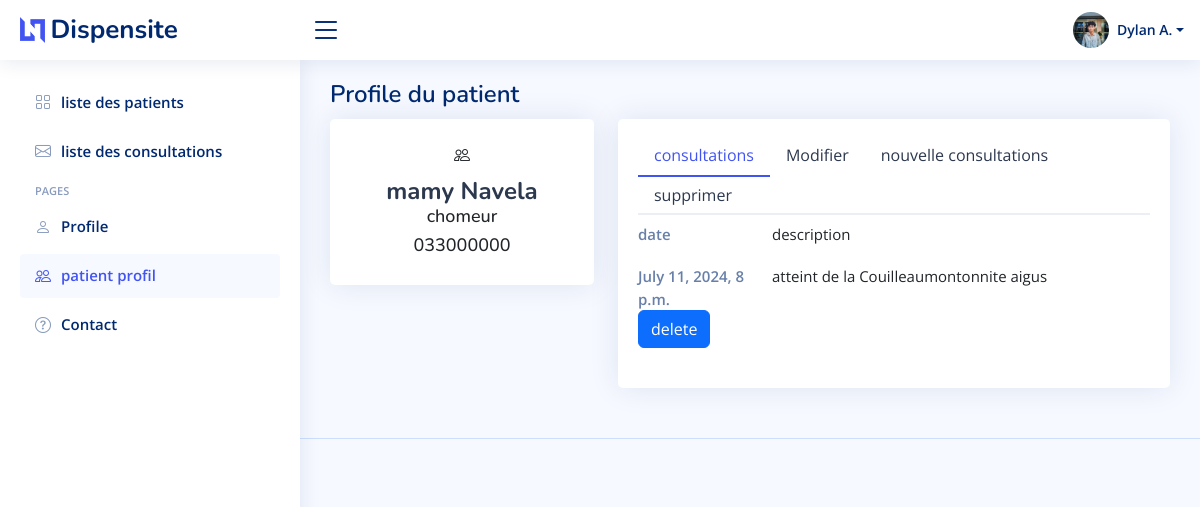
The app's page /patient-profil/9/ with its own data.
### myapp/models.py (models this page shows)
class patient(models.Model):
    name= models.CharField(max_length =100)
    job= models.CharField(max_length =100)
    contact = models.CharField(max_length = 14,default = "")

class consultation(models.Model):
    date = models.DateTimeField(default = datetime.now,blank = True)
    idpatient = models.ForeignKey(patient,on_delete=models.CASCADE)
    description = models.CharField(max_length = 10000)

### myapp/views.py (the view)
# urls.py: path('patient-profil/<int:patientid>/', views.profilpatient, name='profilpatient'),
def profilpatient(request, patientid):
    p1 = get_object_or_404(patient, id=patientid)
    consultations = consultation.objects.filter(idpatient=p1)
    return render(request, 'patient-prof.html', {'patient': p1, 'consultations': consultations})

### templates/patient-prof.html (shortened to what this page needs)
{% load static %}
<!DOCTYPE html>
<html lang="en">
<head>
  <link href="{% static 'assets/vendor/bootstrap/css/bootstrap.min.css'%}" rel="stylesheet">
  <link href="{% static 'assets/vendor/bootstrap-icons/bootstrap-icons.css'%}" rel="stylesheet">
  <link href="{% static 'assets/vendor/boxicons/css/boxicons.min.css'%}" rel="stylesheet">
  <link href="{% static 'assets/vendor/quill/quill.snow.css'%}" rel="stylesheet">
  <link href="{% static 'assets/vendor/quill/quill.bubble.css'%}" rel="stylesheet">
  <link href="{% static 'assets/vendor/remixicon/remixicon.css'%}" rel="stylesheet">
  <link href="{% static 'assets/vendor/simple-datatables/style.css'%}" rel="stylesheet">
  <link href="{% static 'assets/css/style.css'%}" rel="stylesheet">
</head>
<body>
  <header id="header" class="header fixed-top d-flex align-items-center">
    <div class="d-flex align-items-center justify-content-between">
      <a href="index.html" class="logo d-flex align-items-center">
        <img src="{% static 'assets/img/logo.png'%}" alt="">
        <span class="d-none d-lg-block">Dispensite</span>
      </a>
      <i class="bi bi-list toggle-sidebar-btn"></i>
    </div>
    <nav class="header-nav ms-auto">
      <ul class="d-flex align-items-center">
        <li class="nav-item dropdown pe-3">
          <a class="nav-link nav-profile d-flex align-items-center pe-0" href="#" data-bs-toggle="dropdown">
            <img src="{% static 'assets/img/profil.jpg' %}" alt="" class="rounded-circle">
            <span class="d-none d-md-block dropdown-toggle ps-2">Dylan A.</span>
          </a>
        </li>
      </ul>
    </nav>
  </header>
  <aside id="sidebar" class="sidebar">
    <ul class="sidebar-nav" id="sidebar-nav">
      <li class="nav-item">
        <a class="nav-link collapsed" href="/">
          <i class="bi bi-grid"></i>
          <span>liste des patients</span>
        </a>
      </li>
      <li class="nav-item">
        <a class="nav-link collapsed" href="{% url 'conslist' %}">
          <i class="bi bi-envelope"></i>
          <span>liste des consultations</span>
        </a>
      </li>
      <li class="nav-heading">Pages</li>
      <li class="nav-item">
        <a class="nav-link collapsed" href="{% url 'profil' %}">
          <i class="bi bi-person"></i>
          <span>Profile</span>
        </a>
      </li>
      <li class="nav-item">
        <a class="nav-link" href="{% url 'profilpatient' patientid=patient.id%}">
          <i class="bi bi-people"></i>
          <span>patient profil</span>
        </a>
      </li>
      <li class="nav-item">
        <a class="nav-link collapsed" href="{% url 'pages-contact'%}">
          <i class="bi bi-question-circle"></i>
          <span>Contact</span>
        </a>
      </li>
    </ul>
  </aside>
  <main id="main" class="main">
    <div class="pagetitle">
      <h1>Profile du patient</h1>
    </div>
    <section class="section profile">
      <div class="row">
        <div class="col-xl-4">
          <div class="card">
            <div class="card-body profile-card pt-4 d-flex flex-column align-items-center">
              <div class="card-icon rounded-circle d-flex align-items-center justify-content-center">
                <i class="bi bi-people"></i>
              </div>
              <h2>{{patient.name}}</h2>
              <h3>{{patient.job}}</h3>
              <h3>{{patient.contact}}</h3>
            </div>
          </div>
        </div>
        <div class="col-xl-8">
          <div class="card">
            <div class="card-body pt-3">
              <ul class="nav nav-tabs nav-tabs-bordered">
                <li class="nav-item">
                  <button class="nav-link active" data-bs-toggle="tab" data-bs-target="#profile-overview">consultations</button>
                </li>
                <li class="nav-item">
                  <button class="nav-link" data-bs-toggle="tab" data-bs-target="#profile-edit">Modifier</button>
                </li>
                <li class="nav-item">
                  <button class="nav-link" data-bs-toggle="tab" data-bs-target="#consultation">nouvelle consultations</button>
                </li>
                <li class="nav-item">
                  <button class="nav-link" data-bs-toggle="tab" data-bs-target="#delete">supprimer</button>
                </li>
              </ul>
              <div class="tab-content pt-2">
                <div class="tab-pane fade show active profile-overview" id="profile-overview">
                  <div class="row">
                    <div class="col-lg-3 col-md-4 label ">date</div>
                    <div class="col-lg-9 col-md-8">description</div>
                  </div>
                  {% for consultation in consultations %}
                    <div class="row">
                      <div class="col-lg-3 col-md-4 label ">{{consultation.date}}</div>
                      <div class="col-lg-9 col-md-8">{{consultation.description}}</div>
                      <form action="/delete" method="POST">
                        <button class="btn btn-primary" type="submit">delete</button>
                      </form>
                    </div>
                  {% endfor %}
                </div>
              </div>
            </div>
          </div>
        </div>
      </div>
    </section>
  </main>
  <footer id="footer" class="footer">
  </footer>
</body>
</html>

### static/assets/css/style.css (style rules this page uses)
:root { scroll-behavior: smooth; }
body { font-family: "Open Sans", sans-serif; background: #f6f9ff; color: #444444; }
a { color: #4154f1; text-decoration: none; }
h1, h2, h3, h4, h5, h6 { font-family: "Nunito", sans-serif; }
#main { margin-top: 60px; padding: 20px 30px; transition: all 0.3s; }
.pagetitle { margin-bottom: 10px; }
.pagetitle h1 { font-size: 24px; margin-bottom: 0; font-weight: 600; color: #012970; }
.card { margin-bottom: 30px; border: none; border-radius: 5px; box-shadow: 0px 0 30px rgba(1, 41, 112, 0.1); }
.card-body { padding: 0 20px 20px 20px; }
.nav-tabs-bordered { border-bottom: 2px solid #ebeef4; }
.nav-tabs-bordered .nav-link { margin-bottom: -2px; border: none; color: #2c384e; }
.nav-tabs-bordered .nav-link.active { background-color: #fff; color: #4154f1; border-bottom: 2px solid #4154f1; }
.logo { line-height: 1; }
@media (min-width: 1200px) { .logo { width: 280px; } }
.logo img { max-height: 26px; margin-right: 6px; }
.logo span { font-size: 26px; font-weight: 700; color: #012970; font-family: "Nunito", sans-serif; }
.header { transition: all 0.5s; z-index: 997; height: 60px; box-shadow: 0px 2px 20px rgba(1, 41, 112, 0.1); background-color: #fff; padding-left: 20px; }
.header .toggle-sidebar-btn { font-size: 32px; padding-left: 10px; cursor: pointer; color: #012970; }
.header-nav ul { list-style: none; }
.header-nav>ul { margin: 0; padding: 0; }
.header-nav .nav-profile { color: #012970; }
.header-nav .nav-profile img { max-height: 36px; }
.header-nav .nav-profile span { font-size: 14px; font-weight: 600; }
.sidebar { position: fixed; top: 60px; left: 0; bottom: 0; width: 300px; z-index: 996; transition: all 0.3s; padding: 20px; overflow-y: auto; scrollbar-width: thin; scrollbar-color: #aab7cf transparent; box-shadow: 0px 0px 20px rgba(1, 41, 112, 0.1); background-color: #fff; }
@media (min-width: 1200px) { #main, #footer { margin-left: 300px; } }
.sidebar-nav { padding: 0; margin: 0; list-style: none; }
.sidebar-nav li { padding: 0; margin: 0; list-style: none; }
.sidebar-nav .nav-item { margin-bottom: 5px; }
.sidebar-nav .nav-heading { font-size: 11px; text-transform: uppercase; color: #899bbd; font-weight: 600; margin: 10px 0 5px 15px; }
.sidebar-nav .nav-link { display: flex; align-items: center; font-size: 15px; font-weight: 600; color: #4154f1; transition: 0.3; background: #f6f9ff; padding: 10px 15px; border-radius: 4px; }
.sidebar-nav .nav-link i { font-size: 16px; margin-right: 10px; color: #4154f1; }
.sidebar-nav .nav-link.collapsed { color: #012970; background: #fff; }
.sidebar-nav .nav-link.collapsed i { color: #899bbd; }
.profile .profile-card h2 { font-size: 24px; font-weight: 700; color: #2c384e; margin: 10px 0 0 0; }
.profile .profile-card h3 { font-size: 18px; }
.profile .profile-overview .row { margin-bottom: 20px; font-size: 15px; }
.profile .profile-overview .label { font-weight: 600; color: rgba(1, 41, 112, 0.6); }
.footer { padding: 20px 0; font-size: 14px; transition: all 0.3s; border-top: 1px solid #cddfff; }

### records on screen
patient: name "mamy Navela", job "chomeur", contact "033000000"
consultation: date "July 11, 2024, 8 p.m.", description "atteint de la Couilleaumontonnite aigus"
